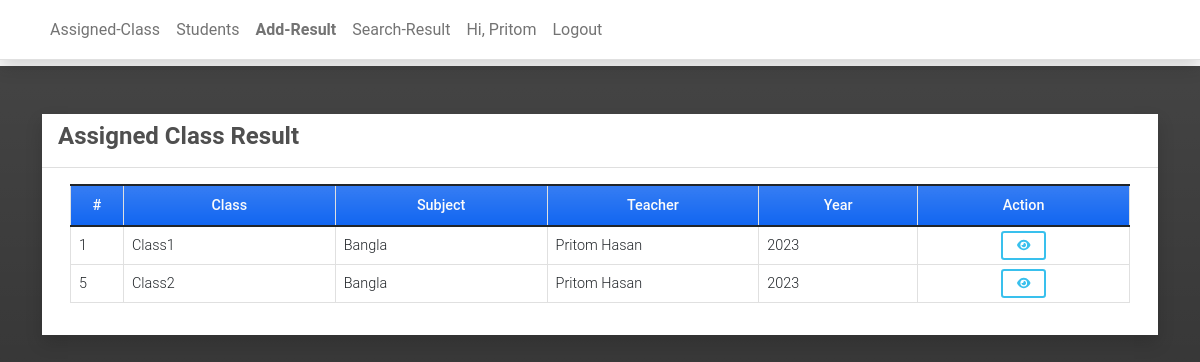
/assigned_class_result (signed in), run on the app's committed database.
### data_set/models.py (models this page shows, shortened)
class ActiveClass(models.Model):
    assigned_teacher = models.ForeignKey(Teacher, on_delete=models.CASCADE)
    assigned_class = models.ForeignKey(Class, on_delete=models.CASCADE)
    assigned_subject = models.ForeignKey(Subject, on_delete=models.CASCADE)
    year = models.CharField(max_length=250)

class Class(models.Model):
    name = models.CharField(max_length=250)

class Subject(models.Model):
    level = models.ForeignKey(Class, on_delete=models.CASCADE)
    name = models.CharField(max_length=250)

class Teacher(models.Model):
    user = models.OneToOneField(User, on_delete=models.CASCADE,related_name='profile')
    contact = models.CharField(max_length=250)
    dob = models.DateField(blank=True, null = True)
    user_type = models.IntegerField(default = 2)
    gender = models.CharField(max_length=100, choices=[('Male','Male'),('Female','Female')], blank=True, null= True)

### data_set/views.py (the view)
# urls.py: path('assigned_class_result',views.active_class_result,name='active-class-result-page'),
@login_required
def active_class_result(request):
    if request.user.is_authenticated:
        if request.user.profile.user_type == 2:  # Teacher user
            classes = ActiveClass.objects.filter(assigned_teacher=request.user.profile).all()
        else:
            classes = ActiveClass.objects.all()
    context['page_title'] = "Class Management"
    context['classes'] = classes
    return render(request, 'result/result_list.html', context)

### templates/result/result_list.html (shortened to what this page needs)
{% extends 'base.html' %} {% block pageContent %}
<div class="col-lg-12 col-md-12 col-sm-12 col-xs-12">
    <div class="card card-default rounded-0 shadow ">
        <div class="card-header">
            <div class="d-flex w-100 align-items-center justify-content-between">
                <h4 class="card-title fw-bold">Assigned Class Result</h4>
            </div>
        </div>
        <div class="card-body">
            <div class="container-fluid">
                <table class="table table-bordered" id="class-list">
                    <colgroup>
                        <col width="5%">
                        <col width="20%">
                        <col width="20%">
                        <col width="20%">
                        <col width="15%">
                        <col width="20%">
                    </colgroup>
                    <thead>
                        <tr class="bg-gradient bg-primary bg-opacity-50 text-light">
                            <th class="px-2 py-2 text-center">#</th>
                            <th class="px-2 py-2 text-center">Class</th>
                            <th class="px-2 py-2 text-center">Subject</th>
                            <th class="px-2 py-2 text-center">Teacher</th>
                            <th class="px-2 py-2 text-center">Year</th>
                            <th class="px-2 py-2 text-center">Action</th>
                        </tr>
                    </thead>
                    <tbody>
                        {% for class in classes %}
                        <tr>
                            <td class="px-2 py-1 align-middle">{{ class.id }}</td>
                            <td class="px-2 py-1 align-middle">{{ class.assigned_class.name }}</td>
                            <td class="px-2 py-1 align-middle">{{ class.assigned_subject.name }}</td>
                            <td class="px-2 py-1 align-middle">{{ class.assigned_teacher.user.first_name }} {{ class.assigned_teacher.user.last_name }}</td>
                            <td class="px-2 py-1 align-middle">{{ class.year }}</td>
                            <td class="px-2 py-1 align-middle text-center">
                                <a class="btn btn-outline-info btn-sm" href="{% url 'view-class-page' class.pk %}" title="View">
                                    <i class="fa fa-eye"></i>
                                </a>
                            </td>
                        </tr>
                        {% endfor %}
                    </tbody>
                </table>
            </div>
        </div>
    </div>
</div>
{% endblock pageContent %}

### templates/topNavigation.html (shortened to what this page needs)
{% load static %}
<header>
    <nav class="navbar navbar-expand-lg navbar-light bg-white fixed-top shadow border-bottom">
        <div class="container">
            <div class="collapse navbar-collapse" id="navbarExample01">
                <ul class="navbar-nav me-auto mb-2 mb-lg-0" id="topNav">
                    {% if user.is_authenticated %}
                        <li class="nav-item">
                            <a class="nav-link" aria-current="page" href="{% url 'active-class-page' %}">Assigned-Class</a>
                        </li>
                        <li class="nav-item">
                            <a class="nav-link" aria-current="page" href="{% url 'student-page' %}">Students</a>
                        </li>
                        <li class="nav-item">
                            <a class="nav-link" aria-current="page" href="{% url 'active-class-result-page' %}">Add-Result</a>
                        </li>
                        <li class="nav-item">
                            <a class="nav-link" aria-current="page" href="{% url 'individual-report' %}">Search-Result</a>
                        </li>
                        <ul class="navbar-nav d-flex flex-row ml-auto">
                            <li class="nav-item me-3 me-lg-0">
                                <a class="nav-link" href="">
                                    Hi,
                                    {{ user.first_name }}
                                </a>
                            </li>
                            <li class="nav-item me-3 me-lg-0">
                                <a class="nav-link" href="{% url 'logout' %}">Logout</a>
                            </li>
                        </ul>
                    {% endif %}
                </ul>
            </div>
        </div>
    </nav>
    <div id="intro" class="pt-2 text-center bg-light">
    </div>
</header>

### static/assets/default/css/style.css (style rules this page uses)
html, body { height: 100%; width: 100%; max-height: 100%; overflow: auto; display: flex; flex-direction: column; }
body>header { flex-shrink: auto; }
.nav-item.active a.nav-link { font-weight: bolder !important; }

### templates/topNavigation.html (style rules this page uses)
#intro { margin-top: 58px; }

### data on the page
ActiveClass: id "1", assigned_class.name "Class1", assigned_subject.name "Bangla", assigned_teacher.user.first_name "Pritom", assigned_teacher.user.last_name "Hasan", year "2023"
ActiveClass: id "5", assigned_class.name "Class2", assigned_subject.name "Bangla", assigned_teacher.user.first_name "Pritom", assigned_teacher.user.last_name "Hasan", year "2023"

### other printed values
{{ user.first_name }} "Pritom"
